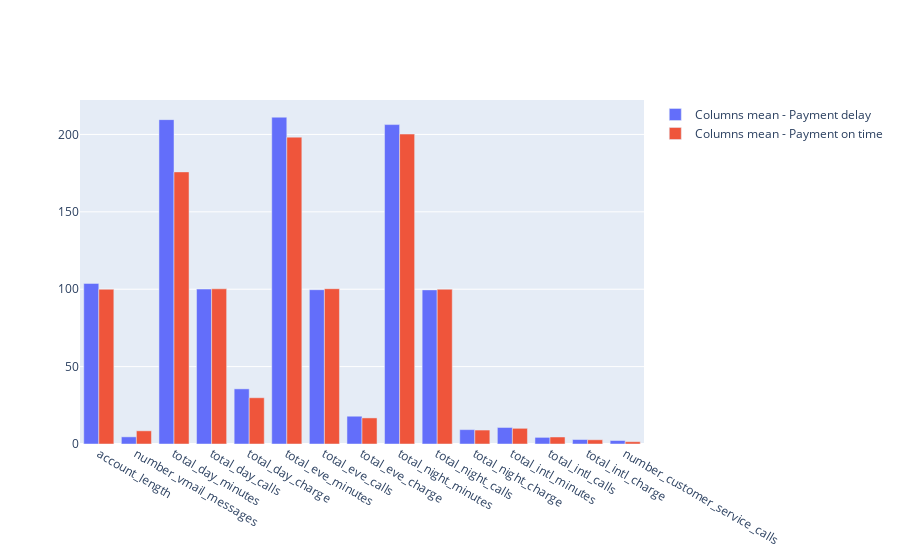
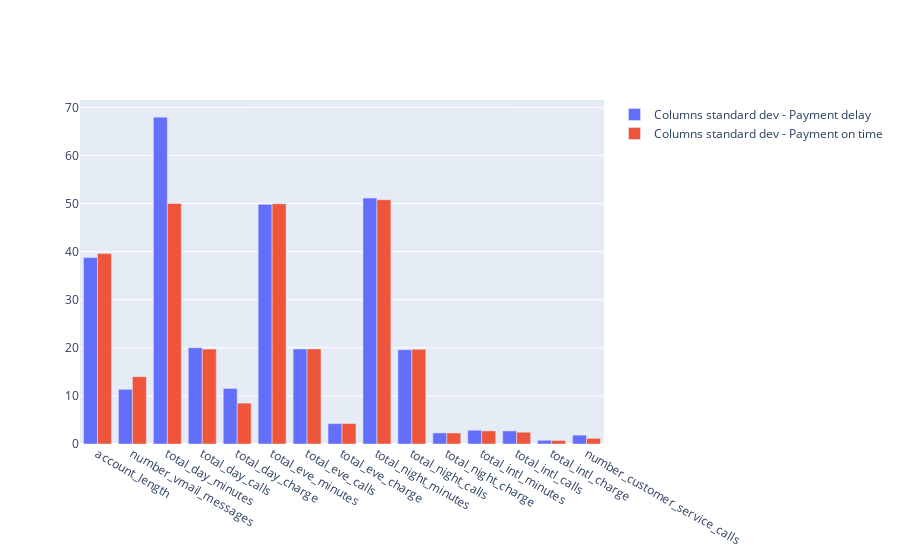

Write notebook code for charts like these, in order.
### Markdown cell above
Big problem: **the dataset is imbalanced**. Almost 14% of the dataset is comprised of customers examples that registered payment delays, so almost 6 times more customers paid on time. I'll except the proposed prediction models to better identify the customers who won't register payment delays (and we'll see that it happens so).

### Code cell
data = [go.Bar(x=df_yes.columns, y=df_yes.loc['mean'], name='Columns mean - Payment delay'),
        go.Bar(x=df_yes.columns, y=df_no.loc['mean'], name='Columns mean - Payment on time')]

layout = go.Layout(barmode='group')

fig = dict(data = data, layout = layout)
iplot(fig, show_link=False)

data = [go.Bar(x=df_yes.columns, y=df_yes.loc['std'], name='Columns standard dev - Payment delay'),
        go.Bar(x=df_yes.columns, y=df_no.loc['std'], name='Columns standard dev - Payment on time')]

layout = go.Layout(barmode='group')

fig = dict(data = data, layout = layout)
iplot(fig, show_link=False)

### Figure 1 — Plotly figure (JSON) as saved in the notebook; plotly's stock layout.template omitted (floating-point values rounded to 4 significant figures)
{"data": [{"name": "Columns mean - Payment delay", "type": "bar", "x": ["account_length", "number_vmail_messages", "total_day_minutes", "total_day_calls", "total_day_charge", "total_eve_minutes", "total_eve_calls", "total_eve_charge", "total_night_minutes", "total_night_calls", "total_night_charge", "total_intl_minutes", "total_intl_calls", "total_intl_charge", "number_customer_service_calls"], "y": [103.8, 4.622, 209.6, 100.1, 35.63, 211.1, 99.69, 17.95, 206.4, 99.58, 9.287, 10.68, 4.286, 2.885, 2.257]}, {"name": "Columns mean - Payment on time", "type": "bar", "x": ["account_length", "number_vmail_messages", "total_day_minutes", "total_day_calls", "total_day_charge", "total_eve_minutes", "total_eve_calls", "total_eve_charge", "total_night_minutes", "total_night_calls", "total_night_charge", "total_intl_minutes", "total_intl_calls", "total_intl_charge", "number_customer_service_calls"], "y": [99.99, 8.513, 175.8, 100.2, 29.89, 198.3, 100.3, 16.85, 200.3, 100.0, 9.012, 10.13, 4.529, 2.736, 1.486]}], "layout": {"barmode": "group"}}

### Figure 2 — Plotly figure (JSON) as saved in the notebook; plotly's stock layout.template omitted (floating-point values rounded to 4 significant figures)
{"data": [{"name": "Columns standard dev - Payment delay", "type": "bar", "x": ["account_length", "number_vmail_messages", "total_day_minutes", "total_day_calls", "total_day_charge", "total_eve_minutes", "total_eve_calls", "total_eve_charge", "total_night_minutes", "total_night_calls", "total_night_charge", "total_intl_minutes", "total_intl_calls", "total_intl_charge", "number_customer_service_calls"], "y": [38.77, 11.38, 67.94, 20.02, 11.55, 49.83, 19.76, 4.235, 51.13, 19.6, 2.301, 2.86, 2.72, 0.772, 1.849]}, {"name": "Columns standard dev - Payment on time", "type": "bar", "x": ["account_length", "number_vmail_messages", "total_day_minutes", "total_day_calls", "total_day_charge", "total_eve_minutes", "total_eve_calls", "total_eve_charge", "total_night_minutes", "total_night_calls", "total_night_charge", "total_intl_minutes", "total_intl_calls", "total_intl_charge", "number_customer_service_calls"], "y": [39.58, 14.0, 50.01, 19.73, 8.502, 49.96, 19.76, 4.246, 50.78, 19.68, 2.285, 2.725, 2.449, 0.7355, 1.173]}], "layout": {"barmode": "group"}}
